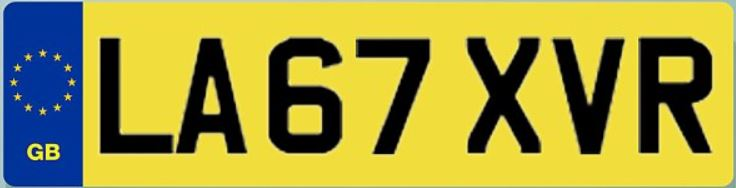
%> input picture backplat3.JPG, 736 x 188 px
$ octave --eval "result = radon_trans(rgb2gray(imread('backplat3.JPG')));"   (GNU Octave 9; MATLAB toolbox functions it lacks are replaced by stand-ins)
%> lines starting %> are read from the running program, lines starting %| are printed output that depends on the picture
function I = radon_trans(image)

edge_image=edge(image,'canny');
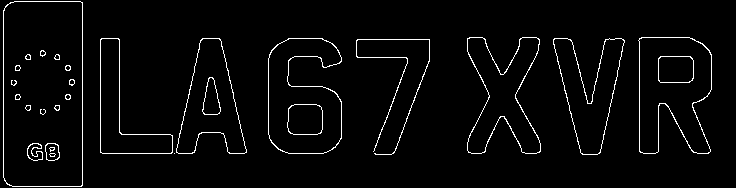
%> edge_image: size 188x736 logical; 3.1% white in thin lines or dots
theta = 1:180;
[R,xp] = radon(edge_image,theta);
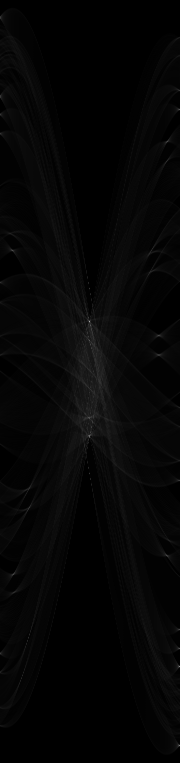
%> R: size 763x180 double; min 0, max 168.5, mean 5.7
%> xp = 763 values from -381 to 381
[I_temp,J] = find(R>=max(max(R))); %J record the angle
%> I_temp = 322; J = 90
angle=90-J;
%> angle = 0
I = imrotate(image,angle,'bilinear');% turn back
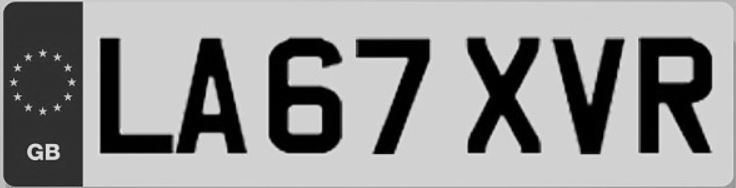
%> I: size 188x736 uint8; min 0, max 238, mean 146.9

end

$ run again, on backplat6.JPG
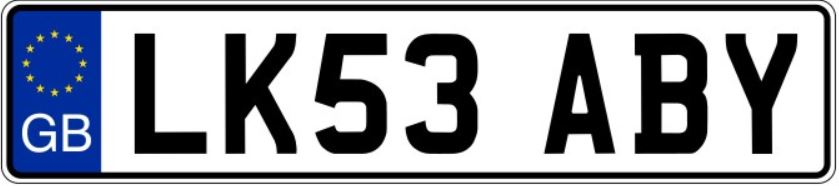
%> input picture backplat6.JPG, 839 x 186 px
%> in radon_trans, `edge_image=edge(image,'canny');`:
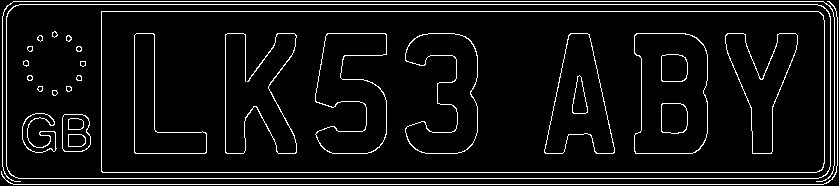
%> edge_image: size 186x839 logical; 6.6% white in thin lines or dots
%> xp = 863 values from -431 to 431
%> I_temp = 523; J = 90
%> angle = 0
%> in radon_trans, `I = imrotate(image,angle,'bilinear');`:
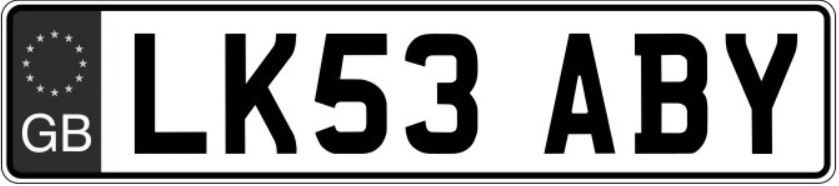
%> I: size 186x839 uint8; min 0, max 255, mean 158.4

$ run again, on backplat1.png
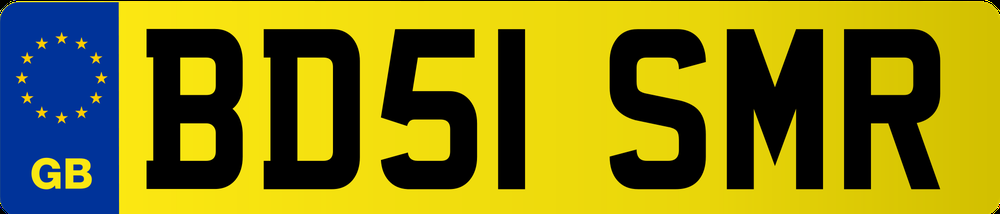
%> input picture backplat1.png, 1000 x 214 px, shrunk from 2000 x 427 before the run
%> in radon_trans, `edge_image=edge(image,'canny');`:
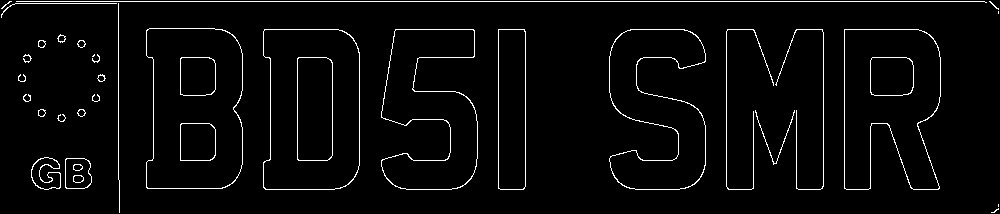
%> edge_image: size 214x1000 logical; 3.3% white in thin lines or dots
%> xp = 1027 values from -513 to 513
%> I_temp = 619; J = 90
%> angle = 0
%> in radon_trans, `I = imrotate(image,angle,'bilinear');`:
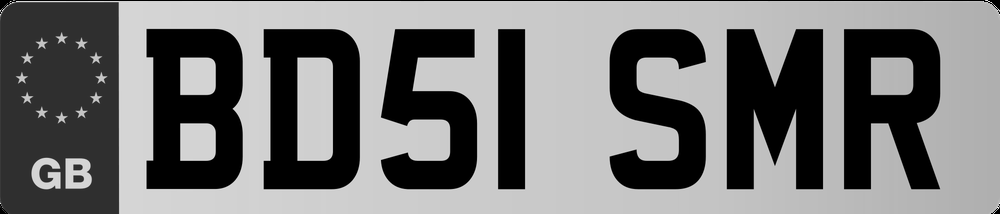
%> I: size 214x1000 uint8; min 0, max 255, mean 117.4
